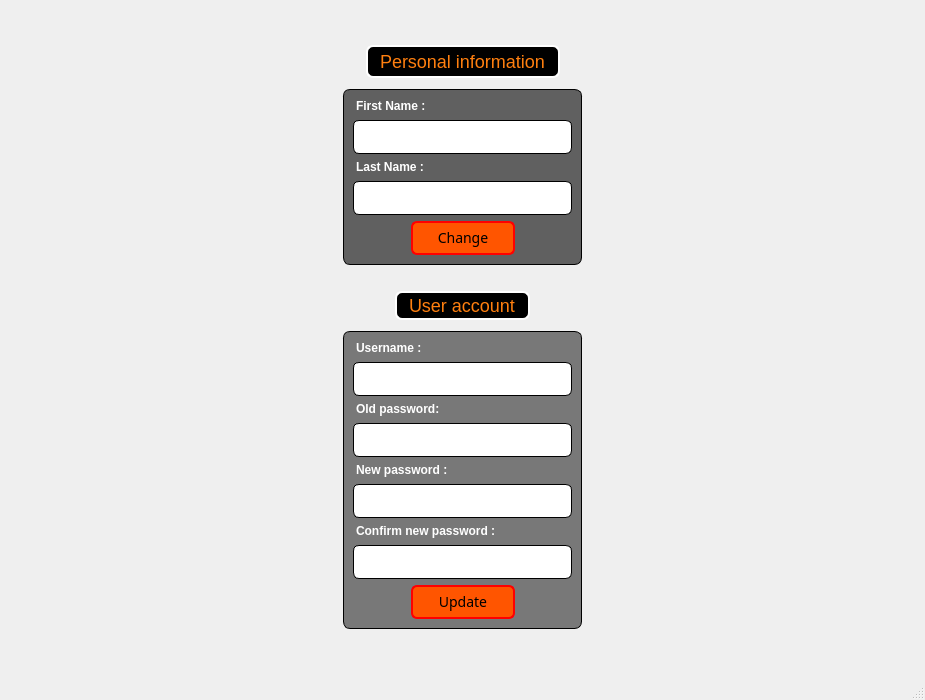
<?xml version="1.0" encoding="UTF-8"?>
<ui version="4.0">
 <class>profile</class>
 <widget class="QMainWindow" name="profile">
  <property name="geometry">
   <rect>
    <x>0</x>
    <y>0</y>
    <width>925</width>
    <height>700</height>
   </rect>
  </property>
  <property name="windowTitle">
   <string>MainWindow</string>
  </property>
  <property name="styleSheet">
   <string notr="true">#centralwidget
{
	border-image: url(:/img/C:/Users/DELTAcomputer/Desktop/lib1.jpg);
}</string>
  </property>
  <widget class="QWidget" name="centralwidget">
   <layout class="QVBoxLayout" name="verticalLayout_3">
    <item>
     <layout class="QHBoxLayout" name="horizontalLayout_9">
      <property name="leftMargin">
       <number>10</number>
      </property>
      <property name="topMargin">
       <number>10</number>
      </property>
      <property name="rightMargin">
       <number>10</number>
      </property>
      <property name="bottomMargin">
       <number>0</number>
      </property>
      <item>
       <widget class="QPushButton" name="BackBtn">
        <property name="cursor">
         <cursorShape>PointingHandCursor</cursorShape>
        </property>
        <property name="toolTip">
         <string>Back</string>
        </property>
        <property name="toolTipDuration">
         <number>-4</number>
        </property>
        <property name="styleSheet">
         <string notr="true">#BackBtn
{
border : 10px;
}</string>
        </property>
        <property name="text">
         <string/>
        </property>
        <property name="icon">
         <iconset>
          <normaloff>C:/Users/DELTAcomputer/Desktop/icons/329353.png</normaloff>C:/Users/DELTAcomputer/Desktop/icons/329353.png</iconset>
        </property>
        <property name="iconSize">
         <size>
          <width>55</width>
          <height>55</height>
         </size>
        </property>
       </widget>
      </item>
      <item>
       <spacer name="horizontalSpacer_7">
        <property name="orientation">
         <enum>Qt::Horizontal</enum>
        </property>
        <property name="sizeHint" stdset="0">
         <size>
          <width>40</width>
          <height>20</height>
         </size>
        </property>
       </spacer>
      </item>
     </layout>
    </item>
    <item>
     <spacer name="verticalSpacer">
      <property name="orientation">
       <enum>Qt::Vertical</enum>
      </property>
      <property name="sizeHint" stdset="0">
       <size>
        <width>20</width>
        <height>40</height>
       </size>
      </property>
     </spacer>
    </item>
    <item>
     <layout class="QHBoxLayout" name="horizontalLayout_3">
      <property name="leftMargin">
       <number>10</number>
      </property>
      <property name="topMargin">
       <number>0</number>
      </property>
      <property name="rightMargin">
       <number>10</number>
      </property>
      <property name="bottomMargin">
       <number>5</number>
      </property>
      <item>
       <spacer name="horizontalSpacer_10">
        <property name="orientation">
         <enum>Qt::Horizontal</enum>
        </property>
        <property name="sizeHint" stdset="0">
         <size>
          <width>40</width>
          <height>20</height>
         </size>
        </property>
       </spacer>
      </item>
      <item>
       <widget class="QLabel" name="InfoLabel">
        <property name="styleSheet">
         <string notr="true">#InfoLabel
{
font-size: 18px;
    letter-spacing: -.00px;
color : rgb(255, 127, 15);
border : 2px solid white;
border-radius : 7px;
background-color : rgba(0, 0, 0,1);
    padding: 4px 8px;

}</string>
        </property>
        <property name="text">
         <string>Personal information</string>
        </property>
       </widget>
      </item>
      <item>
       <spacer name="horizontalSpacer_2">
        <property name="orientation">
         <enum>Qt::Horizontal</enum>
        </property>
        <property name="sizeHint" stdset="0">
         <size>
          <width>40</width>
          <height>20</height>
         </size>
        </property>
       </spacer>
      </item>
     </layout>
    </item>
    <item>
     <layout class="QHBoxLayout" name="horizontalLayout_11">
      <property name="leftMargin">
       <number>20</number>
      </property>
      <property name="topMargin">
       <number>0</number>
      </property>
      <property name="rightMargin">
       <number>20</number>
      </property>
      <property name="bottomMargin">
       <number>0</number>
      </property>
      <item>
       <spacer name="horizontalSpacer_5">
        <property name="orientation">
         <enum>Qt::Horizontal</enum>
        </property>
        <property name="sizeHint" stdset="0">
         <size>
          <width>40</width>
          <height>20</height>
         </size>
        </property>
       </spacer>
      </item>
      <item>
       <widget class="QWidget" name="lay" native="true">
        <property name="styleSheet">
         <string notr="true">#lay
{
background-color : rgba(0, 0, 0,0.6);
border : 1.25px solid black;
border-radius : 7px;
margin-right: 25;
margin-left: 25;
}</string>
        </property>
        <layout class="QVBoxLayout" name="verticalLayout">
         <property name="leftMargin">
          <number>10</number>
         </property>
         <property name="topMargin">
          <number>10</number>
         </property>
         <property name="rightMargin">
          <number>10</number>
         </property>
         <property name="bottomMargin">
          <number>10</number>
         </property>
         <item>
          <layout class="QVBoxLayout" name="verticalLayout_5">
           <item>
            <widget class="QLabel" name="FirstLabel">
             <property name="font">
              <font>
               <weight>75</weight>
               <bold>true</bold>
              </font>
             </property>
             <property name="styleSheet">
              <string notr="true">#FirstLabel
{
color : white;
margin-bottom:1px;
margin-right: 25;
margin-left: 25;
}</string>
             </property>
             <property name="text">
              <string>First Name :</string>
             </property>
            </widget>
           </item>
           <item>
            <widget class="QLineEdit" name="FirstLine">
             <property name="styleSheet">
              <string notr="true">#FirstLine
{
border: 1px solid;
border-radius: 6px;
background-repeat: no-repeat;
background-position: right 8px center;
padding: 5px 12px;
font-size: 14px;
line-height: 20px;
color : rgb(36, 41, 46);
vertical-align: middle;
background-color: rgb(255, 255, 255);
font-family: inherit;
font: inherit;
margin-right: 25;
margin-left: 25;
width: 100%;
}</string>
             </property>
            </widget>
           </item>
          </layout>
         </item>
         <item>
          <layout class="QVBoxLayout" name="verticalLayout_6">
           <item>
            <widget class="QLabel" name="LastLabel">
             <property name="font">
              <font>
               <weight>75</weight>
               <bold>true</bold>
              </font>
             </property>
             <property name="styleSheet">
              <string notr="true">#LastLabel
{
color : white;
margin-bottom:1px;
margin-right: 25;
margin-left: 25;
}</string>
             </property>
             <property name="text">
              <string>Last Name :</string>
             </property>
            </widget>
           </item>
           <item>
            <widget class="QLineEdit" name="LastLine">
             <property name="styleSheet">
              <string notr="true">#LastLine
{
border: 1px solid;
border-radius: 6px;
background-repeat: no-repeat;
background-position: right 8px center;
padding: 5px 12px;
font-size: 14px;
line-height: 20px;
color : rgb(36, 41, 46);
vertical-align: middle;
background-color: rgb(255, 255, 255);
font-family: inherit;
font: inherit;
margin-right: 25;
margin-left: 25;
width: 100%;
}</string>
             </property>
            </widget>
           </item>
          </layout>
         </item>
         <item>
          <layout class="QHBoxLayout" name="horizontalLayout_13">
           <property name="leftMargin">
            <number>10</number>
           </property>
           <property name="topMargin">
            <number>0</number>
           </property>
           <property name="rightMargin">
            <number>10</number>
           </property>
           <property name="bottomMargin">
            <number>0</number>
           </property>
           <item>
            <spacer name="horizontalSpacer">
             <property name="orientation">
              <enum>Qt::Horizontal</enum>
             </property>
             <property name="sizeHint" stdset="0">
              <size>
               <width>40</width>
               <height>20</height>
              </size>
             </property>
            </spacer>
           </item>
           <item>
            <widget class="QPushButton" name="ChangeInfoBtn">
             <property name="font">
              <font>
               <family>inherit</family>
               <pointsize>-1</pointsize>
               <weight>50</weight>
               <italic>false</italic>
               <bold>false</bold>
              </font>
             </property>
             <property name="cursor">
              <cursorShape>PointingHandCursor</cursorShape>
             </property>
             <property name="styleSheet">
              <string notr="true">#ChangeInfoBtn
{
color: black;
background-color: rgb(255, 85, 0);
display: block;
    width: 100%;
    text-align: center;
transition: .2s cubic-bezier(.3,0,.5,1);
transition-property: color,background-color,border-color;
position: relative;
    display: inline-block;
    font-size: 14px;
    font-weight: 500;
    line-height: 20px;
    white-space: nowrap;
    vertical-align: middle;
    cursor: pointer;
    -webkit-user-select: none;
font-family: inherit;
user-select: none;
    border: 2px solid rgb(255, 0, 0);
    border-radius: 6px;
font: inherit;
    margin: 0;
box-sizing: border-box;
    padding: 5px 0px;
}

#ChangeInfoBtn:hover
{
background-color: rgb(240, 40, 44);
}</string>
             </property>
             <property name="text">
              <string>Change</string>
             </property>
            </widget>
           </item>
           <item>
            <spacer name="horizontalSpacer_11">
             <property name="orientation">
              <enum>Qt::Horizontal</enum>
             </property>
             <property name="sizeHint" stdset="0">
              <size>
               <width>40</width>
               <height>20</height>
              </size>
             </property>
            </spacer>
           </item>
          </layout>
         </item>
        </layout>
       </widget>
      </item>
      <item>
       <spacer name="horizontalSpacer_6">
        <property name="orientation">
         <enum>Qt::Horizontal</enum>
        </property>
        <property name="sizeHint" stdset="0">
         <size>
          <width>40</width>
          <height>20</height>
         </size>
        </property>
       </spacer>
      </item>
     </layout>
    </item>
    <item>
     <layout class="QHBoxLayout" name="horizontalLayout_4">
      <property name="leftMargin">
       <number>10</number>
      </property>
      <property name="topMargin">
       <number>20</number>
      </property>
      <property name="rightMargin">
       <number>10</number>
      </property>
      <property name="bottomMargin">
       <number>5</number>
      </property>
      <item>
       <spacer name="horizontalSpacer_8">
        <property name="orientation">
         <enum>Qt::Horizontal</enum>
        </property>
        <property name="sizeHint" stdset="0">
         <size>
          <width>40</width>
          <height>20</height>
         </size>
        </property>
       </spacer>
      </item>
      <item>
       <widget class="QLabel" name="AccLabel">
        <property name="styleSheet">
         <string notr="true">#AccLabel
{
font-size: 18px;
    letter-spacing: -.00px;
color : rgb(255, 127, 15);
border : 2px solid white;
border-radius : 7px;
background-color : rgba(0, 0, 0,1);
    padding: 2px 8px;

}</string>
        </property>
        <property name="text">
         <string>User account</string>
        </property>
       </widget>
      </item>
      <item>
       <spacer name="horizontalSpacer_9">
        <property name="orientation">
         <enum>Qt::Horizontal</enum>
        </property>
        <property name="sizeHint" stdset="0">
         <size>
          <width>40</width>
          <height>20</height>
         </size>
        </property>
       </spacer>
      </item>
     </layout>
    </item>
    <item>
     <layout class="QHBoxLayout" name="horizontalLayout_10">
      <property name="leftMargin">
       <number>20</number>
      </property>
      <property name="topMargin">
       <number>0</number>
      </property>
      <property name="rightMargin">
       <number>20</number>
      </property>
      <property name="bottomMargin">
       <number>40</number>
      </property>
      <item>
       <spacer name="horizontalSpacer_3">
        <property name="orientation">
         <enum>Qt::Horizontal</enum>
        </property>
        <property name="sizeHint" stdset="0">
         <size>
          <width>40</width>
          <height>20</height>
         </size>
        </property>
       </spacer>
      </item>
      <item>
       <widget class="QWidget" name="lay0" native="true">
        <property name="styleSheet">
         <string notr="true">#lay0
{
background-color : rgba(0, 0, 0,0.5);
border : 1.25px solid black;
border-radius : 7px;
margin-right: 25;
margin-left: 25;
}</string>
        </property>
        <layout class="QVBoxLayout" name="verticalLayout_2">
         <property name="leftMargin">
          <number>10</number>
         </property>
         <property name="topMargin">
          <number>10</number>
         </property>
         <property name="rightMargin">
          <number>10</number>
         </property>
         <property name="bottomMargin">
          <number>10</number>
         </property>
         <item>
          <layout class="QVBoxLayout" name="verticalLayout_4">
           <item>
            <widget class="QLabel" name="UserLabel">
             <property name="font">
              <font>
               <weight>75</weight>
               <bold>true</bold>
              </font>
             </property>
             <property name="styleSheet">
              <string notr="true">#UserLabel
{
color : white;
margin-bottom:1px;
margin-right: 25;
margin-left: 25;
}</string>
             </property>
             <property name="text">
              <string>Username :</string>
             </property>
            </widget>
           </item>
           <item>
            <widget class="QLineEdit" name="UserLine">
             <property name="styleSheet">
              <string notr="true">#UserLine
{
border: 1px solid;
border-radius: 6px;
background-repeat: no-repeat;
background-position: right 8px center;
padding: 5px 12px;
font-size: 14px;
line-height: 20px;
color : rgb(36, 41, 46);
vertical-align: middle;
background-color: rgb(255, 255, 255);
font-family: inherit;
font: inherit;
margin-right: 25;
margin-left: 25;
width: 100%;
}</string>
             </property>
            </widget>
           </item>
          </layout>
         </item>
         <item>
          <layout class="QVBoxLayout" name="verticalLayout_7">
           <item>
            <widget class="QLabel" name="OldLabel">
             <property name="font">
              <font>
               <weight>75</weight>
               <bold>true</bold>
              </font>
             </property>
             <property name="styleSheet">
              <string notr="true">#OldLabel
{
color : white;
margin-bottom:1px;
margin-right: 25;
margin-left: 25;
}</string>
             </property>
             <property name="text">
              <string>Old password:</string>
             </property>
            </widget>
           </item>
           <item>
            <widget class="QLineEdit" name="OldLine">
             <property name="styleSheet">
              <string notr="true">#OldLine
{
border: 1px solid;
border-radius: 6px;
background-repeat: no-repeat;
background-position: right 8px center;
padding: 5px 12px;
font-size: 14px;
line-height: 20px;
color : rgb(36, 41, 46);
vertical-align: middle;
background-color: rgb(255, 255, 255);
font-family: inherit;
font: inherit;
margin-right: 25;
margin-left: 25;
width: 100%;
}</string>
             </property>
             <property name="echoMode">
              <enum>QLineEdit::Password</enum>
             </property>
            </widget>
           </item>
          </layout>
         </item>
         <item>
          <layout class="QVBoxLayout" name="verticalLayout_8">
           <item>
            <widget class="QLabel" name="NewLabel">
             <property name="font">
              <font>
               <weight>75</weight>
               <bold>true</bold>
              </font>
             </property>
             <property name="styleSheet">
              <string notr="true">#NewLabel
{
color : white;
margin-bottom:1px;
margin-right: 25;
margin-left: 25;
}</string>
             </property>
             <property name="text">
              <string>New password :</string>
             </property>
            </widget>
           </item>
           <item>
            <widget class="QLineEdit" name="NewLine">
             <property name="styleSheet">
              <string notr="true">#NewLine
{
border: 1px solid;
border-radius: 6px;
background-repeat: no-repeat;
background-position: right 8px center;
padding: 5px 12px;
font-size: 14px;
line-height: 20px;
color : rgb(36, 41, 46);
vertical-align: middle;
background-color: rgb(255, 255, 255);
font-family: inherit;
font: inherit;
margin-right: 25;
margin-left: 25;
width: 100%;
}</string>
             </property>
             <property name="echoMode">
              <enum>QLineEdit::Password</enum>
             </property>
            </widget>
           </item>
          </layout>
         </item>
         <item>
          <layout class="QVBoxLayout" name="verticalLayout_9">
           <item>
            <widget class="QLabel" name="ConfNewLabel">
             <property name="font">
              <font>
               <pointsize>9</pointsize>
               <weight>75</weight>
               <bold>true</bold>
              </font>
             </property>
             <property name="styleSheet">
              <string notr="true">#ConfNewLabel
{
color : white;
margin-bottom:1px;
margin-right: 25;
margin-left: 25;
}</string>
             </property>
             <property name="text">
              <string>Confirm new password :</string>
             </property>
            </widget>
           </item>
           <item>
            <widget class="QLineEdit" name="ConfNewLine">
             <property name="styleSheet">
              <string notr="true">#ConfNewLine
{
border: 1px solid;
border-radius: 6px;
background-repeat: no-repeat;
background-position: right 8px center;
padding: 5px 12px;
font-size: 14px;
line-height: 20px;
color : rgb(36, 41, 46);
vertical-align: middle;
background-color: rgb(255, 255, 255);
font-family: inherit;
font: inherit;
margin-right: 25;
margin-left: 25;
width: 100%;
}</string>
             </property>
             <property name="echoMode">
              <enum>QLineEdit::Password</enum>
             </property>
            </widget>
           </item>
          </layout>
         </item>
         <item>
          <layout class="QHBoxLayout" name="horizontalLayout_12">
           <property name="leftMargin">
            <number>10</number>
           </property>
           <property name="topMargin">
            <number>0</number>
           </property>
           <property name="rightMargin">
            <number>10</number>
           </property>
           <property name="bottomMargin">
            <number>0</number>
           </property>
           <item>
            <spacer name="horizontalSpacer_12">
             <property name="orientation">
              <enum>Qt::Horizontal</enum>
             </property>
             <property name="sizeHint" stdset="0">
              <size>
               <width>40</width>
               <height>20</height>
              </size>
             </property>
            </spacer>
           </item>
           <item>
            <widget class="QPushButton" name="ChangeAccBtn">
             <property name="cursor">
              <cursorShape>PointingHandCursor</cursorShape>
             </property>
             <property name="styleSheet">
              <string notr="true">#ChangeAccBtn
{
color: black;
background-color: rgb(255, 85, 0);
display: block;
    width: 100%;
    text-align: center;
transition: .2s cubic-bezier(.3,0,.5,1);
transition-property: color,background-color,border-color;
position: relative;
    display: inline-block;
    font-size: 14px;
    font-weight: 500;
    line-height: 20px;
    white-space: nowrap;
    vertical-align: middle;
    cursor: pointer;
    -webkit-user-select: none;
font-family: inherit;
user-select: none;
    border: 2px solid rgb(255, 0, 0);
    border-radius: 6px;
font: inherit;
    margin: 0;
box-sizing: border-box;
    padding: 5px 0px;
}

#ChangeAccBtn:hover
{
background-color: rgb(240, 40, 44);
}</string>
             </property>
             <property name="text">
              <string>Update</string>
             </property>
            </widget>
           </item>
           <item>
            <spacer name="horizontalSpacer_13">
             <property name="orientation">
              <enum>Qt::Horizontal</enum>
             </property>
             <property name="sizeHint" stdset="0">
              <size>
               <width>40</width>
               <height>20</height>
              </size>
             </property>
            </spacer>
           </item>
          </layout>
         </item>
        </layout>
       </widget>
      </item>
      <item>
       <spacer name="horizontalSpacer_4">
        <property name="orientation">
         <enum>Qt::Horizontal</enum>
        </property>
        <property name="sizeHint" stdset="0">
         <size>
          <width>40</width>
          <height>20</height>
         </size>
        </property>
       </spacer>
      </item>
     </layout>
    </item>
    <item>
     <spacer name="verticalSpacer_2">
      <property name="orientation">
       <enum>Qt::Vertical</enum>
      </property>
      <property name="sizeHint" stdset="0">
       <size>
        <width>20</width>
        <height>40</height>
       </size>
      </property>
     </spacer>
    </item>
   </layout>
  </widget>
  <widget class="QMenuBar" name="menubar">
   <property name="geometry">
    <rect>
     <x>0</x>
     <y>0</y>
     <width>925</width>
     <height>26</height>
    </rect>
   </property>
  </widget>
  <widget class="QStatusBar" name="statusbar"/>
 </widget>
 <resources/>
 <connections/>
</ui>
